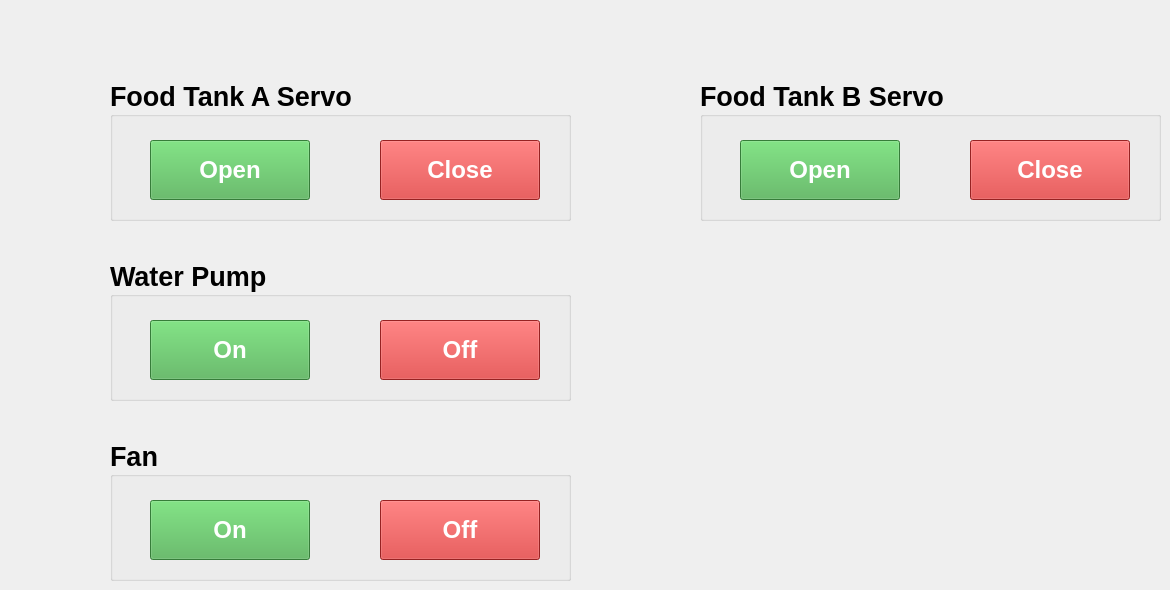
    <widget class="QWidget" name="control_facilities_page">
     <widget class="QGroupBox" name="waterpump">
      <property name="geometry">
       <rect>
        <x>110</x>
        <y>260</y>
        <width>461</width>
        <height>141</height>
       </rect>
      </property>
      <property name="font">
       <font>
        <pointsize>20</pointsize>
        <weight>75</weight>
        <bold>true</bold>
       </font>
      </property>
      <property name="title">
       <string>Water Pump</string>
      </property>
      <widget class="QPushButton" name="waterpump_off_button">
       <property name="enabled">
        <bool>true</bool>
       </property>
       <property name="geometry">
        <rect>
         <x>270</x>
         <y>60</y>
         <width>160</width>
         <height>60</height>
        </rect>
       </property>
       <property name="font">
        <font>
         <pointsize>18</pointsize>
         <weight>75</weight>
         <bold>true</bold>
        </font>
       </property>
       <property name="styleSheet">
        <string notr="true">background-color: #D32F2F; color: #fff;</string>
       </property>
       <property name="text">
        <string>Off</string>
       </property>
       <property name="checkable">
        <bool>false</bool>
       </property>
      </widget>
      <widget class="QPushButton" name="waterpump_on_button">
       <property name="enabled">
        <bool>true</bool>
       </property>
       <property name="geometry">
        <rect>
         <x>40</x>
         <y>60</y>
         <width>160</width>
         <height>60</height>
        </rect>
       </property>
       <property name="font">
        <font>
         <pointsize>18</pointsize>
         <weight>75</weight>
         <bold>true</bold>
        </font>
       </property>
       <property name="styleSheet">
        <string notr="true">background-color: #4CAF50; color: #fff;</string>
       </property>
       <property name="text">
        <string>On</string>
       </property>
       <property name="checkable">
        <bool>false</bool>
       </property>
      </widget>
     </widget>
     <widget class="QGroupBox" name="foodtank">
      <property name="geometry">
       <rect>
        <x>110</x>
        <y>80</y>
        <width>461</width>
        <height>141</height>
       </rect>
      </property>
      <property name="font">
       <font>
        <pointsize>20</pointsize>
        <weight>75</weight>
        <bold>true</bold>
       </font>
      </property>
      <property name="title">
       <string>Food Tank A Servo</string>
      </property>
      <widget class="QPushButton" name="foodtank_servo_close_button">
       <property name="enabled">
        <bool>true</bool>
       </property>
       <property name="geometry">
        <rect>
         <x>270</x>
         <y>60</y>
         <width>160</width>
         <height>60</height>
        </rect>
       </property>
       <property name="font">
        <font>
         <pointsize>18</pointsize>
         <weight>75</weight>
         <bold>true</bold>
        </font>
       </property>
       <property name="styleSheet">
        <string notr="true">background-color: #D32F2F; color: #fff;</string>
       </property>
       <property name="text">
        <string>Close</string>
       </property>
       <property name="checkable">
        <bool>false</bool>
       </property>
      </widget>
      <widget class="QPushButton" name="foodtank_servo_open_button">
       <property name="enabled">
        <bool>true</bool>
       </property>
       <property name="geometry">
        <rect>
         <x>40</x>
         <y>60</y>
         <width>160</width>
         <height>60</height>
        </rect>
       </property>
       <property name="font">
        <font>
         <pointsize>18</pointsize>
         <weight>75</weight>
         <bold>true</bold>
        </font>
       </property>
       <property name="styleSheet">
        <string notr="true">background-color: #4CAF50; color: #fff;</string>
       </property>
       <property name="text">
        <string>Open</string>
       </property>
       <property name="checkable">
        <bool>false</bool>
       </property>
      </widget>
     </widget>
     <widget class="QGroupBox" name="fan">
      <property name="geometry">
       <rect>
        <x>110</x>
        <y>440</y>
        <width>461</width>
        <height>141</height>
       </rect>
      </property>
      <property name="font">
       <font>
        <pointsize>20</pointsize>
        <weight>75</weight>
        <bold>true</bold>
       </font>
      </property>
      <property name="title">
       <string>Fan</string>
      </property>
      <widget class="QPushButton" name="fan_off_button">
       <property name="enabled">
        <bool>true</bool>
       </property>
       <property name="geometry">
        <rect>
         <x>270</x>
         <y>60</y>
         <width>160</width>
         <height>60</height>
        </rect>
       </property>
       <property name="font">
        <font>
         <pointsize>18</pointsize>
         <weight>75</weight>
         <bold>true</bold>
        </font>
       </property>
       <property name="styleSheet">
        <string notr="true">background-color: #D32F2F; color: #fff;</string>
       </property>
       <property name="text">
        <string>Off</string>
       </property>
       <property name="checkable">
        <bool>false</bool>
       </property>
      </widget>
      <widget class="QPushButton" name="fan_on_button">
       <property name="enabled">
        <bool>true</bool>
       </property>
       <property name="geometry">
        <rect>
         <x>40</x>
         <y>60</y>
         <width>160</width>
         <height>60</height>
        </rect>
       </property>
       <property name="font">
        <font>
         <pointsize>18</pointsize>
         <weight>75</weight>
         <bold>true</bold>
        </font>
       </property>
       <property name="styleSheet">
        <string notr="true">background-color: #4CAF50; color: #fff;</string>
       </property>
       <property name="text">
        <string>On</string>
       </property>
       <property name="checkable">
        <bool>false</bool>
       </property>
      </widget>
     </widget>
     <widget class="QGroupBox" name="foodtank_2">
      <property name="geometry">
       <rect>
        <x>700</x>
        <y>80</y>
        <width>461</width>
        <height>141</height>
       </rect>
      </property>
      <property name="font">
       <font>
        <pointsize>20</pointsize>
        <weight>75</weight>
        <bold>true</bold>
       </font>
      </property>
      <property name="title">
       <string>Food Tank B Servo</string>
      </property>
      <widget class="QPushButton" name="foodtank_servo_close_button_2">
       <property name="enabled">
        <bool>true</bool>
       </property>
       <property name="geometry">
        <rect>
         <x>270</x>
         <y>60</y>
         <width>160</width>
         <height>60</height>
        </rect>
       </property>
       <property name="font">
        <font>
         <pointsize>18</pointsize>
         <weight>75</weight>
         <bold>true</bold>
        </font>
       </property>
       <property name="styleSheet">
        <string notr="true">background-color: #D32F2F; color: #fff;</string>
       </property>
       <property name="text">
        <string>Close</string>
       </property>
       <property name="checkable">
        <bool>false</bool>
       </property>
      </widget>
      <widget class="QPushButton" name="foodtank_servo_open_button_2">
       <property name="enabled">
        <bool>true</bool>
       </property>
       <property name="geometry">
        <rect>
         <x>40</x>
         <y>60</y>
         <width>160</width>
         <height>60</height>
        </rect>
       </property>
       <property name="font">
        <font>
         <pointsize>18</pointsize>
         <weight>75</weight>
         <bold>true</bold>
        </font>
       </property>
       <property name="styleSheet">
        <string notr="true">background-color: #4CAF50; color: #fff;</string>
       </property>
       <property name="text">
        <string>Open</string>
       </property>
       <property name="checkable">
        <bool>false</bool>
       </property>
      </widget>
     </widget>
    </widget>
